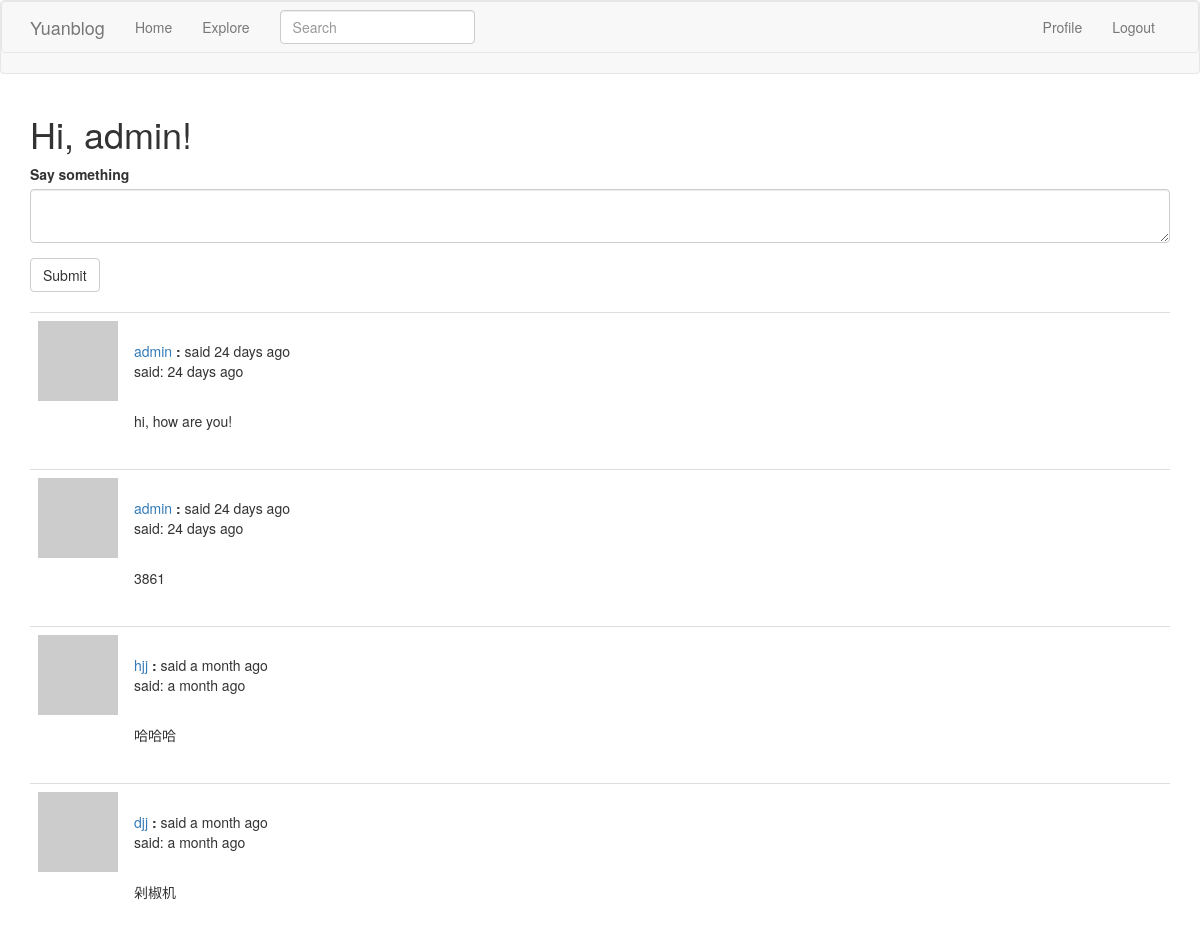
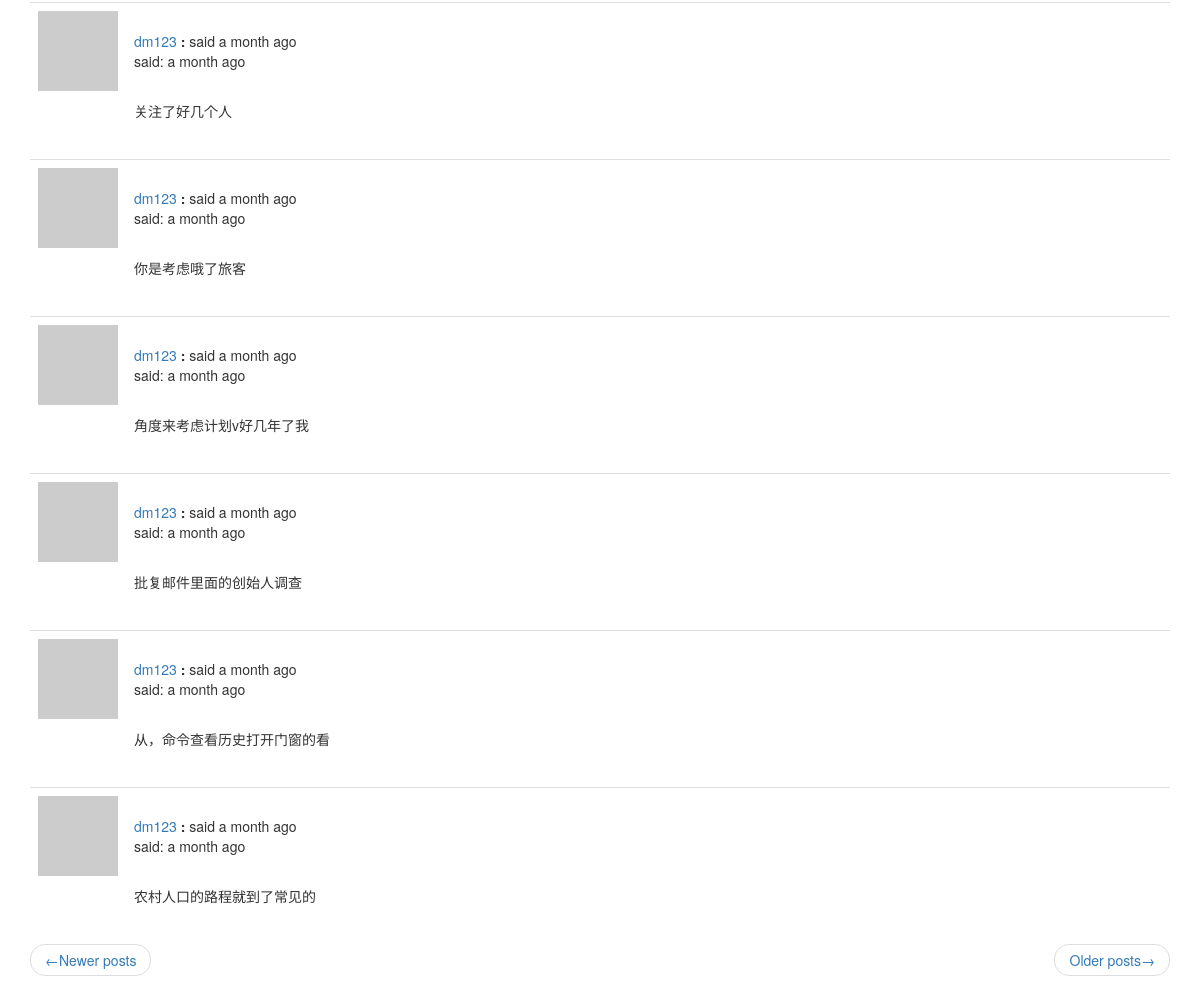
/index?page=3 (signed in), run on the app's committed database (2 pictures, top to bottom).
### app/models.py (models this page shows, shortened)
class PaginatedAPIMixin(object):
    @staticmethod
    def to_collection_dict(query, page, per_page, endpoint, **kwargs):
        resources = query.paginate(page, per_page, False)
        data = {
            'items': [item.to_dict() for item in resources.items],
            '_meta': {
                'page': page,
                'per_page': per_page,
                'total_pages': resources.pages,
                'total_items': resources.total
            },
            '_links': {
                'self': url_for(endpoint, page=page, per_page=per_page),
                'next': url_for(endpoint, page=page+1, per_page=per_page, **kwargs) if resources.has_next else None,
                'prev': url_for(endpoint, page=page - 1, per_page=per_page, **kwargs) if resources.has_prev else None
            }
        }
        return data

class User(PaginatedAPIMixin, UserMixin, db.Model):
    id = db.Column(db.Integer, primary_key=True)
    username = db.Column(db.String(64), index=True, unique=True)
    email = db.Column(db.String(128), index=True, unique=True)
    password_hash = db.Column(db.String(128))
    posts = db.relationship('Post', backref='author', lazy='dynamic')
    about_me = db.Column(db.String(140))
    last_date = db.Column(db.DateTime, default=datetime.utcnow)
    followed = db.relationship(
        'User', secondary=followers,
        primaryjoin=(followers.c.follower_id == id),
        secondaryjoin=(followers.c.followed_id == id),
        backref=db.backref('followers', lazy='dynamic'), lazy='dynamic')
    def avatar(self, size):
        digest = hashlib.md5(self.email.lower().encode('utf-8')).hexdigest()
        return 'https://www.gravatar.com/avatar/{}?d=identicon&s={}'.format(digest, size)
    def followed_posts(self):
        followed = Post.query.join(
            followers, (followers.c.followed_id == Post.user_id)).filter(
            followers.c.follower_id == self.id)
        own = Post.query.filter_by(user_id=self.id)
        return followed.union(own).order_by(Post.timestamp.desc())
    @login.user_loader
    def load_user(id):
        return User.query.get(int(id))

class SearchableMixin(object):
    @classmethod
    def before_commit(cls, session):
        session._changes = {
            'add': list(session.new),
            'update': list(session.dirty),
            'delete': list(session.deleted)
        }
    @classmethod
    def after_commit(cls, session):
        for obj in session._changes['add']:
            if isinstance(obj, SearchableMixin):
                add_to_index(obj.__tablename__, obj)
        for obj in session._changes['update']:
            if isinstance(obj, SearchableMixin):
                add_to_index(obj.__tablename__, obj)
        for obj in session._changes['delete']:
            if isinstance(obj, SearchableMixin):
                remove_from_index(obj.__tablename__, obj)
        session._changes = None

class Post(SearchableMixin, db.Model):
    __searchable__ = ['body']
    id = db.Column(db.Integer, primary_key=True)
    body = db.Column(db.String(140))
    timestamp = db.Column(db.DateTime, index=True, default=datetime.utcnow)
    user_id = db.Column(db.Integer, db.ForeignKey('user.id'))
    language = db.Column(db.String(5))

### app/main/routes.py (the view, shortened to what this page needs)
@bp.route('/', methods=['GET', 'POST'])
@bp.route('/index', methods=['GET', 'POST'])
@login_required
def index():
    form = PostForm()
    page = request.args.get('page', 1, type=int)
    posts = current_user.followed_posts().paginate(page, current_app.config['POSTS_PER_PAGE'], False)
    next_url = url_for('main.index', page=posts.next_num) \
        if posts.has_next else None
    prev_url = url_for('main.index', page=posts.prev_num) \
        if posts.has_prev else None
    return render_template('index.html', title='Home', form=form,
                           posts=posts.items, next_url=next_url,
                           prev_url=prev_url)

### app/main/forms.py
class SearchForm(FlaskForm):
    q = StringField(_l('Search'), validators=[DataRequired()])
    def __init__(self, *args, **kwargs):
        if 'formdata' not in kwargs:
            kwargs['formdata'] = request.args
        if 'csrf_enabled' not in kwargs:
            kwargs['csrf_enabled'] = False
        super(SearchForm, self).__init__(*args, **kwargs)

class PostForm(FlaskForm):
    post = TextAreaField(_l('Say something'), validators=[DataRequired()])
    submit = SubmitField(_l('Submit'))

### app/main/routes.py (called while the page is built)
@bp.before_app_request
def before_request():
    if current_user.is_authenticated:
        current_user.last_date = datetime.utcnow()
        db.session.commit()
        g.search_form = SearchForm()
    g.locale = str(get_locale())

### app/templates/index.html
{% extends "base.html" %}
{% import 'bootstrap/wtf.html' as wtf %}
{% block app_content %}
    <h1>{{ _('Hi, %(username)s!', username=current_user.username) }}</h1>
    {% if form %}
    {{ wtf.quick_form(form) }}
        <br>
    {% endif %}
    {% for post in posts %}
        {% include '_post.html' %}
    {% endfor %}
    <nav aria-label="...">
        <ul class="pager">
            <li class="previous{% if not prev_url %} disabled{% endif %}">
                <a href="{{ prev_url or '#'}}">
                    <span aria-hidden="true">&larr;</span>{{ _('Newer posts') }}
                </a>
            </li>
            <li class="next{% if not next_url %} disabled{% endif %}">
                <a href="{{ next_url or '#' }}">
                    {{ _('Older posts') }}<span aria-hidden="true">&rarr;</span>
                </a>
            </li>
        </ul>
    </nav>
{% endblock %}

### app/templates/_post.html (shortened to what this page needs)
<table class="table table-hover">
    <tr>
        <td width="70px">
            <a href="{{ url_for('main.user', username=post.author.username) }}">
                <img src="{{ post.author.avatar(70) }}">
            </a>
        </td>
        <td style="word-wrap: break-word">
            <br>
            {{ _('%(username)s said %(when)s', username=user_link, when=moment(post.timestamp).fromNow()) }}
            <p>{{ _('said:') }} {{ moment(post.timestamp).fromNow() }}</p>
            <br>
            <p>{{ post.body }}</p>
        </td>
    </tr>
</table>

### data on the page
Post: timestamp "24 days ago", body "hi, how are you!"
Post: timestamp "24 days ago", body "3861"
Post: timestamp "a month ago", body "哈哈哈"
Post: timestamp "a month ago", body "剁椒机"
Post: timestamp "a month ago", body "关注了好几个人"
Post: timestamp "a month ago", body "你是考虑哦了旅客"
Post: timestamp "a month ago", body "角度来考虑计划v好几年了我"
Post: timestamp "a month ago", body "批复邮件里面的创始人调查"
Post: timestamp "a month ago", body "从，命令查看历史打开门窗的看"
Post: timestamp "a month ago", body "农村人口的路程就到了常见的"
